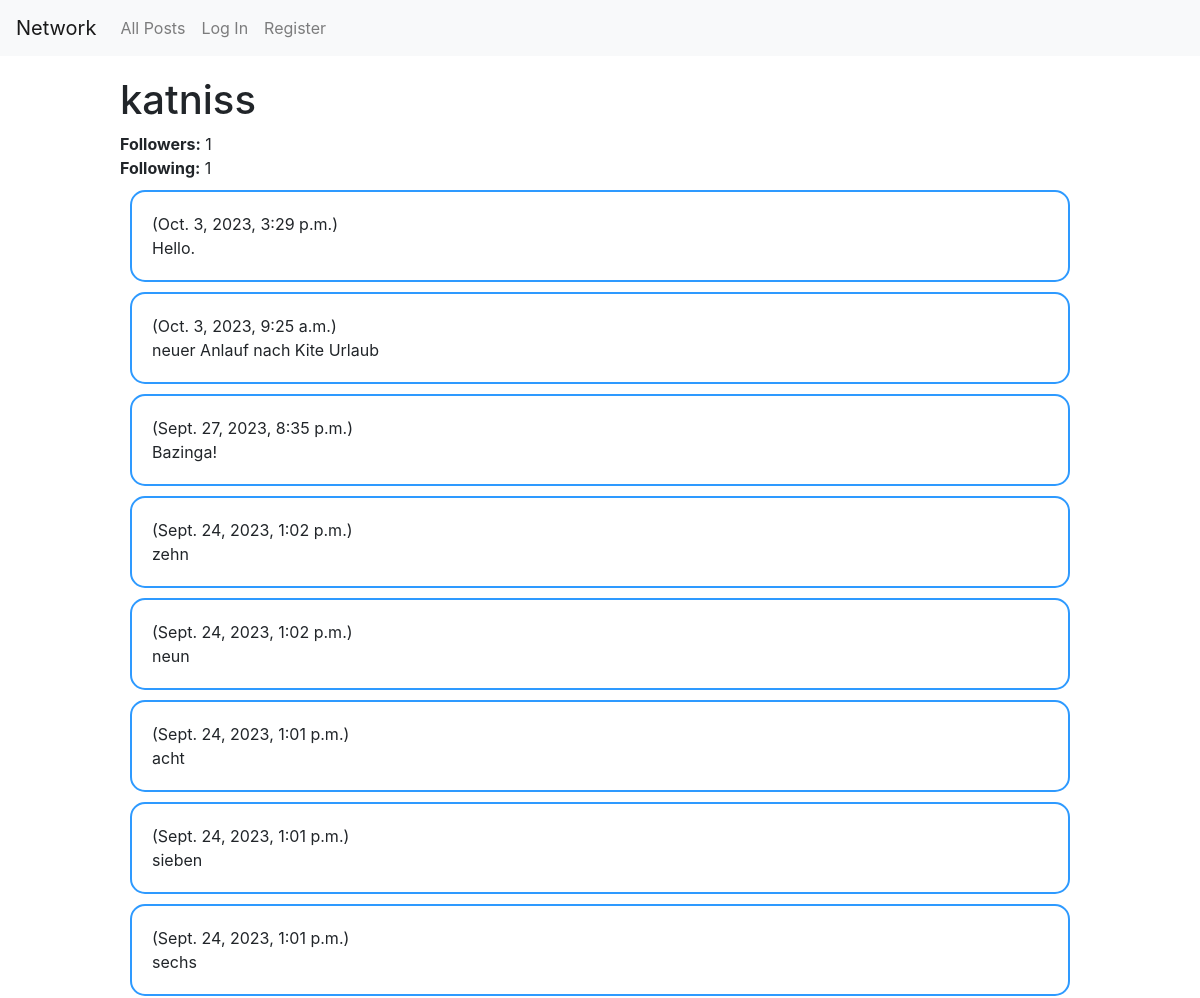
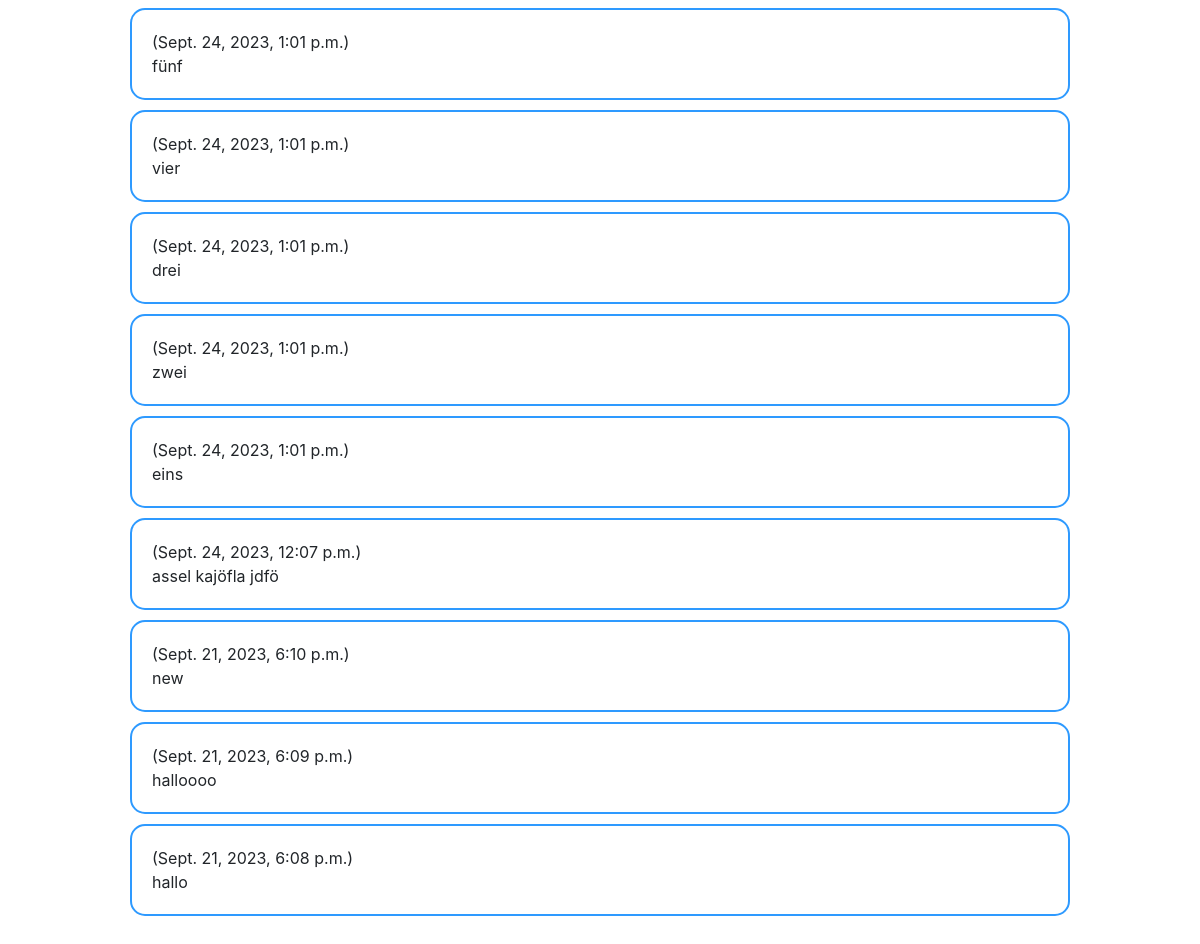
Screenshot of /profile/4 with the database file from the repository (2 pictures, top to bottom).
### network/models.py (models this page shows, shortened)
class User(AbstractUser):
    followers = models.ManyToManyField("self", symmetrical=False, related_name="following")

class Post(models.Model):
    timestamp = models.DateTimeField(auto_now_add=True)
    user = models.ForeignKey("User", on_delete=models.CASCADE, related_name="posts")
    content = models.TextField(blank=True)

### network/views.py (the view)
# urls.py: path("profile/<int:profile_id>", views.profile, name="profile"),
def profile(request, profile_id):
    user = User.objects.get(id=profile_id)
    return render(request, "network/profile.html", {
        "profile": user,
        "followers": user.followers.count(),
        "following": user.following.count(),
        "posts": Post.objects.filter(user=user).order_by("-timestamp"),
        "button_text": "Unfollow" if request.user.is_authenticated and request.user != user and request.user.following.filter(id=user.id).exists() else "Follow"
    })

### network/templates/network/profile.html (shortened to what this page needs)
{% extends "network/layout.html" %}
{% block body %}
    <h1>{{ profile.username }}</h1>
    <b>Followers:</b> {{ followers }}<br>
    <b>Following:</b> {{ following }}<br>
    {% for post in posts %}
        <div class="post">
            ({{ post.timestamp }}) <br>
            {{ post.content}}
        </div>
    {% endfor %}
{% endblock %}

### network/templates/network/layout.html (style rules this page uses)
.post { border: 2px solid rgb(46, 154, 255); border-radius: 15px; margin: 10px; padding: 20px; }

### rows the page displays
User: username "katniss"
Post: timestamp "Oct. 3, 2023, 3:29 p.m.", content "Hello."
Post: timestamp "Oct. 3, 2023, 9:25 a.m.", content "neuer Anlauf nach Kite Urlaub"
Post: timestamp "Sept. 27, 2023, 8:35 p.m.", content "Bazinga!"
Post: timestamp "Sept. 24, 2023, 1:02 p.m.", content "zehn"
Post: timestamp "Sept. 24, 2023, 1:02 p.m.", content "neun"
Post: timestamp "Sept. 24, 2023, 1:01 p.m.", content "acht"
Post: timestamp "Sept. 24, 2023, 1:01 p.m.", content "sieben"
Post: timestamp "Sept. 24, 2023, 1:01 p.m.", content "sechs"
Post: timestamp "Sept. 24, 2023, 1:01 p.m.", content "fünf"
Post: timestamp "Sept. 24, 2023, 1:01 p.m.", content "vier"
Post: timestamp "Sept. 24, 2023, 1:01 p.m.", content "drei"
Post: timestamp "Sept. 24, 2023, 1:01 p.m.", content "zwei"
Post: timestamp "Sept. 24, 2023, 1:01 p.m.", content "eins"
Post: timestamp "Sept. 24, 2023, 12:07 p.m.", content "assel kajöfla jdfö"
Post: timestamp "Sept. 21, 2023, 6:10 p.m.", content "new"
Post: timestamp "Sept. 21, 2023, 6:09 p.m.", content "halloooo"
Post: timestamp "Sept. 21, 2023, 6:08 p.m.", content "hallo"

### other values shown
{{ followers }} "1"
{{ following }} "1"
